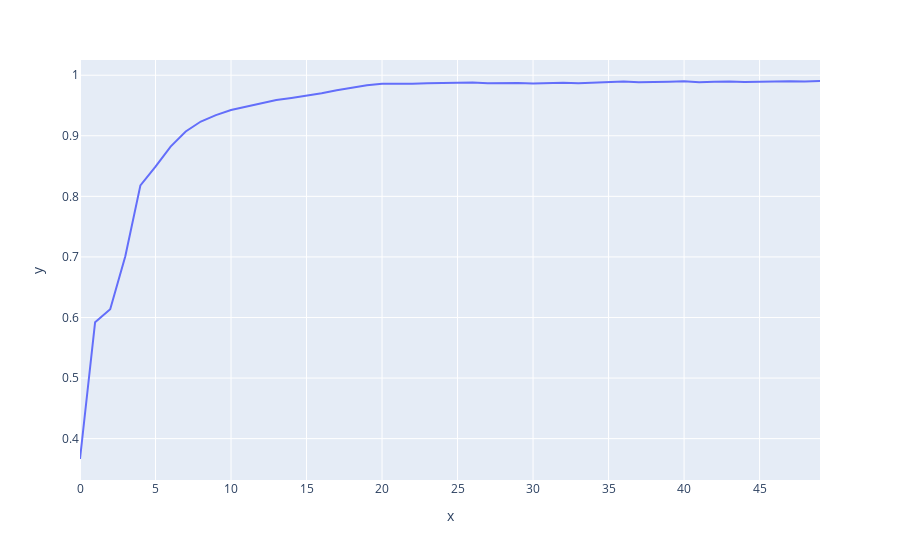
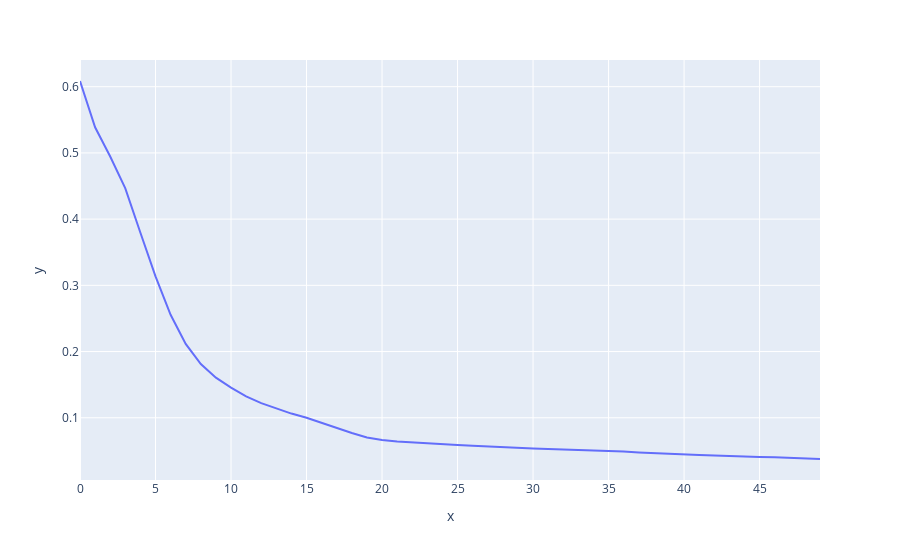

These figures' notebook cell, in order:
### Code cell
fig = px.line(y=history.history['accuracy'])
fig.show()
fig = px.line(y=history.history['loss'])
fig.show()

### Figure 1 — Plotly figure (JSON) as saved in the notebook; plotly's stock layout.template omitted (floating-point values rounded to 4 significant figures)
{"data": [{"hovertemplate": "x=%{x}<br>y=%{y}<extra></extra>", "legendgroup": "", "line": {"color": "#636efa", "dash": "solid"}, "mode": "lines", "name": "", "orientation": "v", "showlegend": false, "type": "scatter", "x": [0, 1, 2, 3, 4, 5, 6, 7, 8, 9, 10, 11, 12, 13, 14, 15, 16, 17, 18, 19, 20, 21, 22, 23, 24, 25, 26, 27, 28, 29, 30, 31, 32, 33, 34, 35, 36, 37, 38, 39, 40, 41, 42, 43, 44, 45, 46, 47, 48, 49], "xaxis": "x", "y": [0.3664, 0.5922, 0.6136, 0.7011, 0.8182, 0.849, 0.8821, 0.907, 0.9235, 0.934, 0.9427, 0.9485, 0.9541, 0.9591, 0.9625, 0.9661, 0.9702, 0.9751, 0.979, 0.9835, 0.9859, 0.9856, 0.9859, 0.9869, 0.9874, 0.9869, 0.988, 0.9869, 0.9873, 0.9871, 0.9865, 0.9873, 0.9876, 0.9867, 0.988, 0.9882, 0.9895, 0.9882, 0.9882, 0.9891, 0.9899, 0.9886, 0.9891, 0.9897, 0.9888, 0.9891, 0.9904, 0.9899, 0.9895, 0.9903], "yaxis": "y"}], "layout": {"legend": {"tracegroupgap": 0}, "margin": {"t": 60}, "xaxis": {"anchor": "y", "domain": [0, 1], "title": {"text": "x"}}, "yaxis": {"anchor": "x", "domain": [0, 1], "title": {"text": "y"}}}}

### Figure 2 — Plotly figure (JSON) as saved in the notebook; plotly's stock layout.template omitted (floating-point values rounded to 4 significant figures)
{"data": [{"hovertemplate": "x=%{x}<br>y=%{y}<extra></extra>", "legendgroup": "", "line": {"color": "#636efa", "dash": "solid"}, "mode": "lines", "name": "", "orientation": "v", "showlegend": false, "type": "scatter", "x": [0, 1, 2, 3, 4, 5, 6, 7, 8, 9, 10, 11, 12, 13, 14, 15, 16, 17, 18, 19, 20, 21, 22, 23, 24, 25, 26, 27, 28, 29, 30, 31, 32, 33, 34, 35, 36, 37, 38, 39, 40, 41, 42, 43, 44, 45, 46, 47, 48, 49], "xaxis": "x", "y": [0.6086, 0.5388, 0.4945, 0.4464, 0.3793, 0.3135, 0.2556, 0.2114, 0.1812, 0.1606, 0.1454, 0.1323, 0.1222, 0.1139, 0.1063, 0.09993, 0.09212, 0.08408, 0.07695, 0.07015, 0.06642, 0.06411, 0.06256, 0.06136, 0.05997, 0.05868, 0.05775, 0.05642, 0.05536, 0.05447, 0.05344, 0.05273, 0.05211, 0.05101, 0.05043, 0.04997, 0.0489, 0.04759, 0.04646, 0.04527, 0.04451, 0.0439, 0.04307, 0.04206, 0.04175, 0.04083, 0.04024, 0.03942, 0.03864, 0.03769], "yaxis": "y"}], "layout": {"legend": {"tracegroupgap": 0}, "margin": {"t": 60}, "xaxis": {"anchor": "y", "domain": [0, 1], "title": {"text": "x"}}, "yaxis": {"anchor": "x", "domain": [0, 1], "title": {"text": "y"}}}}
